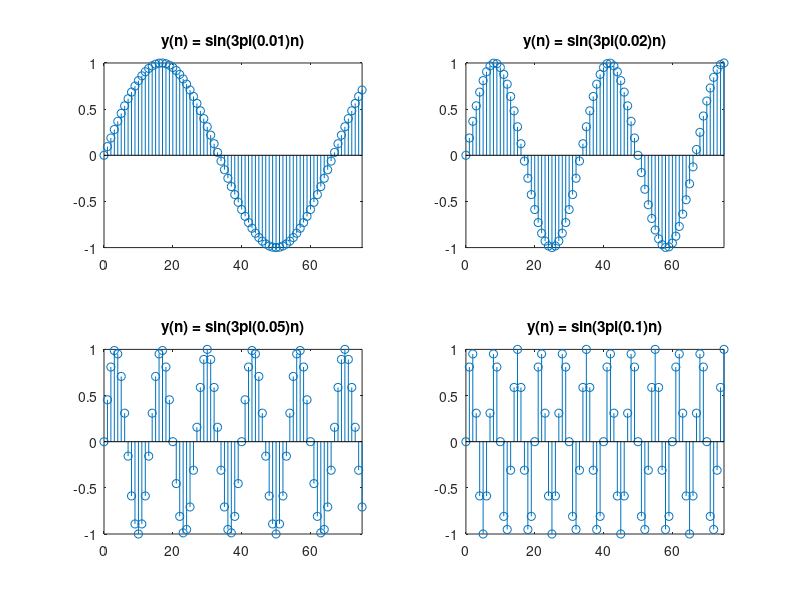

MATLAB code to generate this figure:
% Tecnologico de Costa Rica
% Digital signal processing
% Octave 7.2.0 on macOS Ventura 13.0.1
% Ronald Rios Pineda
% Lab 01

fig = figure('name','Discrete-time signals');
clf;

n = 0:1:75;
f = [0.01 0.02 0.05 0.1];

for i=1:4
    subplot(2,2,i)
    y = sin(3*pi*f(i)*n);
    stem(n,y)
    title(['y(n) = sin(3pi(',num2str(f(i)),')n)'])
    xlim([0 length(n)-1])
end

